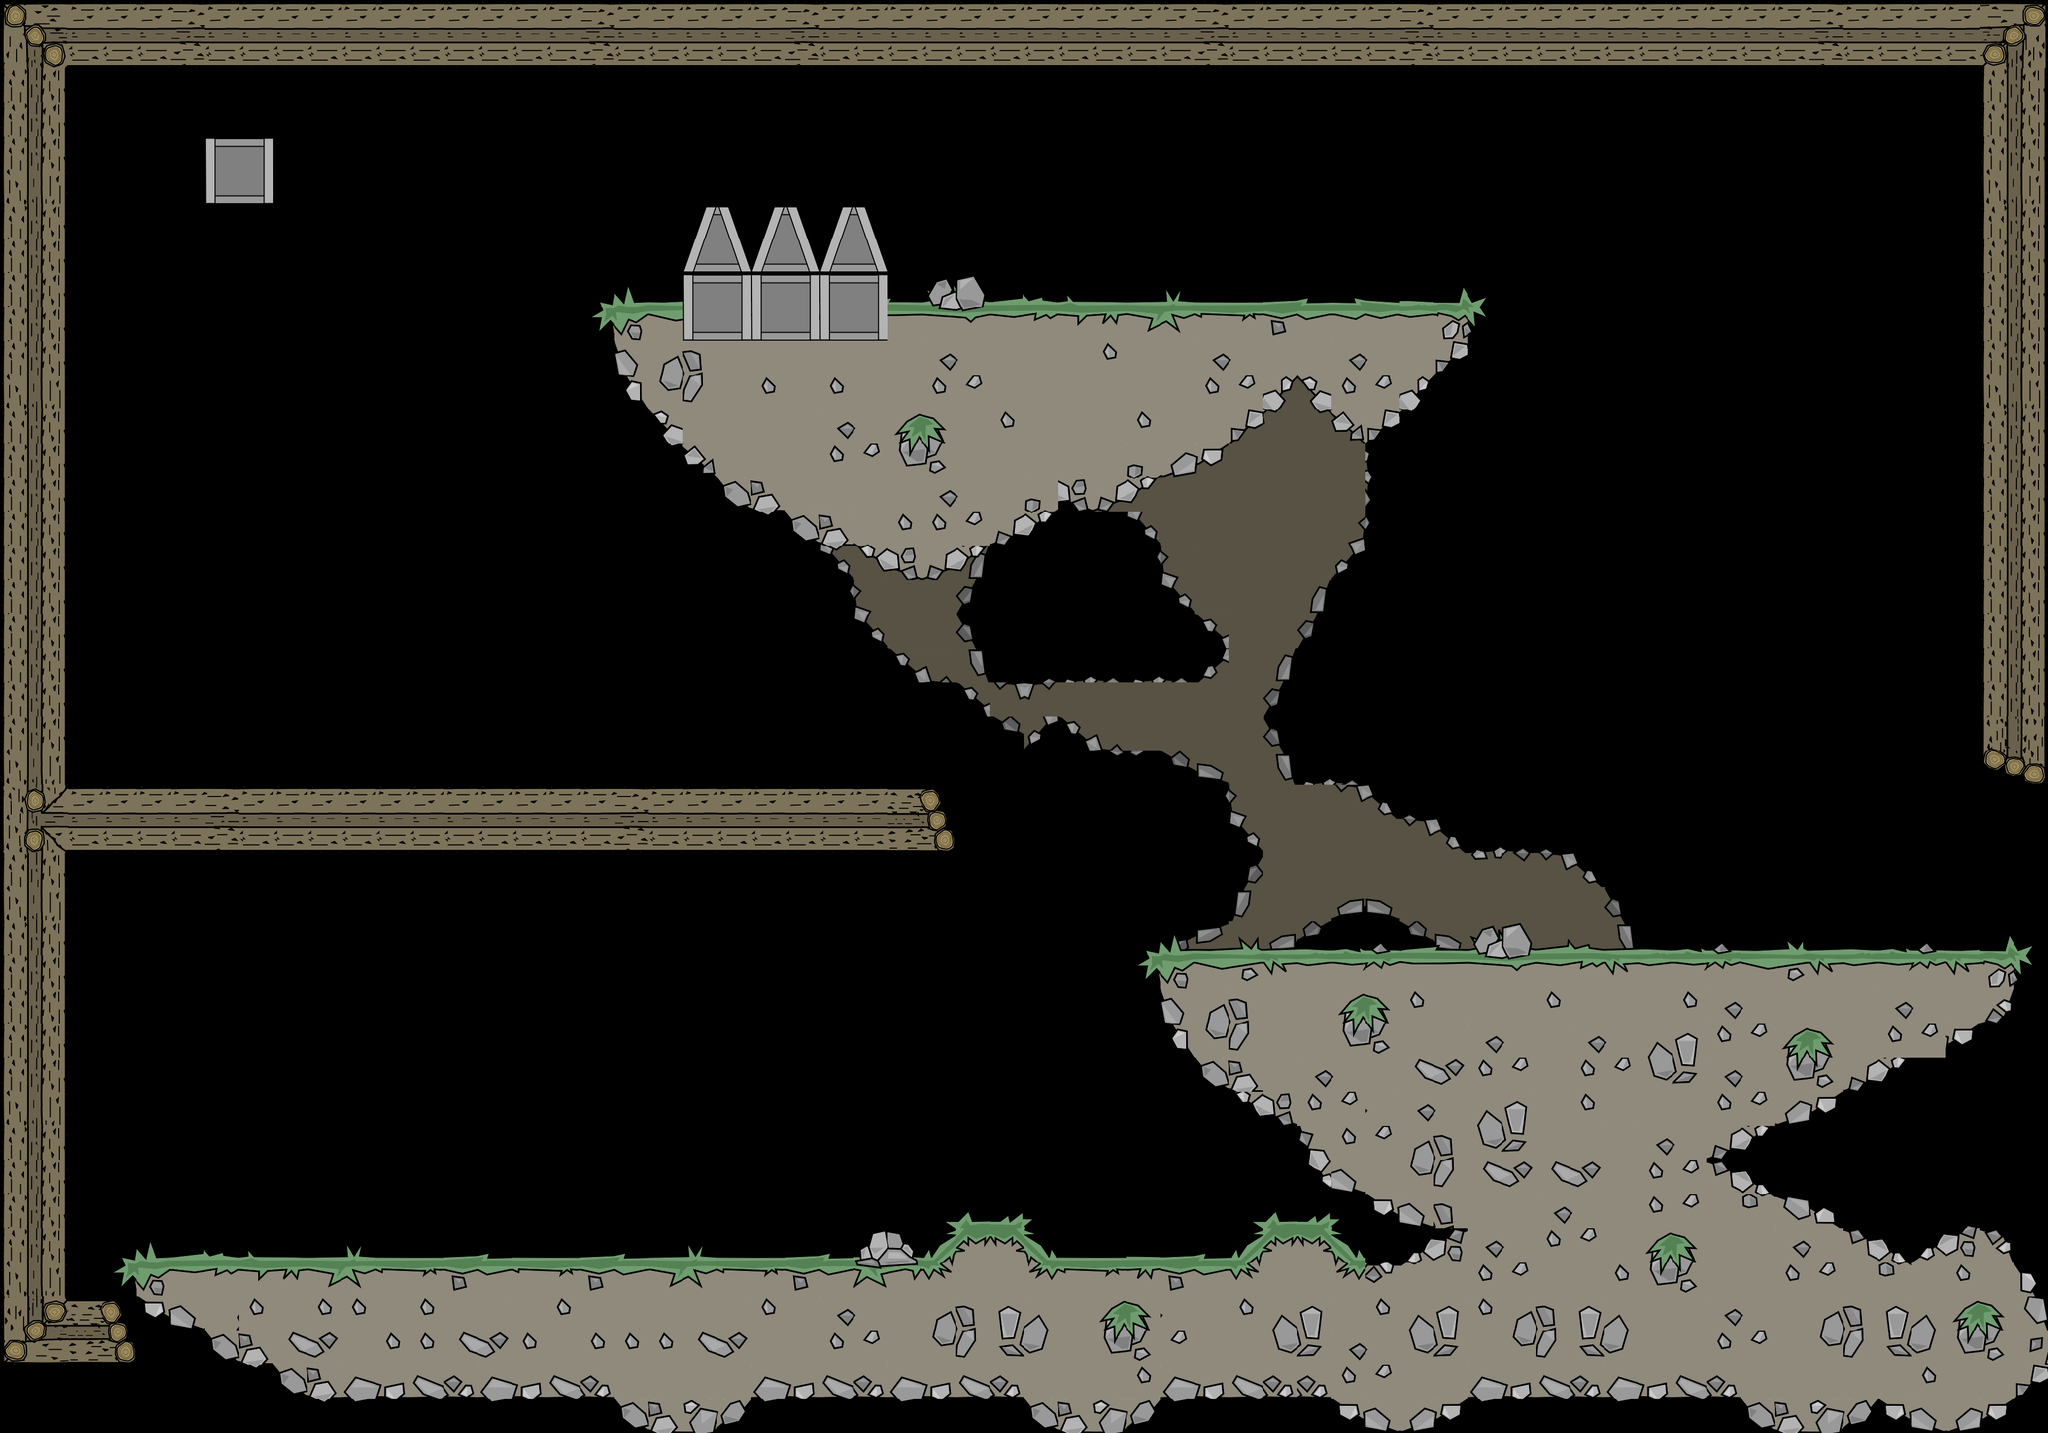

This is a level from a 2D game, rendered from its Tiled map with the project's own tilesets. A one-line summary and the map file follow, with tile-layer data summarised:
An orthogonal 60x42 tile map with 64x64 px tiles, 3 tile layers (Layer 3, Layer 1, Layer 6), 2 tilesets and 550 objects (542x collidable, Player, spawnPlayer1, spawnEnemy1, spawnEnemy2, ...).

<map version="1.2" orientation="orthogonal" renderorder="right-down" width="60" height="42" tilewidth="64" tileheight="64" nextobjectid="574">
  <properties>
    <property name="sw1" value="155" />
    <property name="sw2" value="123" />
    <property name="sw3" value="181" />
    <property name="sw4" value="397" />
    <property name="sw5" value="398" />
    <property name="sw6" value="373" />
  </properties>
  <tileset firstgid="1" name="tile64_new" margin="2" spacing="2" columns="30" tilecount="900" tileheight="64" tilewidth="64">
    <image source="tile64_new.png" width="1984" height="1984" />
    <tile id="869" />
    <tile id="839">
      <properties>
        <property name="collidable" type="boolean" value="true" />
        <property name="collidable" value="true" />
      </properties>
    </tile>
    <tile id="809" />
    <tile id="838" />
  </tileset>
  <tileset firstgid="901" name="tile64_new-1" columns="2" tilecount="2" tileheight="64" tilewidth="64">
    <image source="tile64_new-1.png" width="150" height="127" />
  </tileset>
  <layer name="Layer 3" width="60" height="42">
    <data>[2520 cells, 180 non-empty, 45 distinct tile ids]</data>
  </layer>
  <layer name="Layer 1" width="60" height="42">
    <data>[2520 cells, 1002 non-empty, 200 distinct tile ids]</data>
  </layer>
  <objectgroup name="Layer 2">
    <object name="Player" type="" id="1" x="576" y="192" width="64" height="64" />
    <object name="spawnPlayer1" type="" id="3" x="2112" y="192" width="64" height="64" />
    <object name="spawnEnemy1" type="" id="4" x="576" y="832" width="64" height="64" />
    <object name="spawnEnemy2" type="" id="5" x="2496" y="1408" width="64" height="64" />
    <object name="spawnEnemy3" type="" id="6" x="3392" y="768" width="64" height="64" />
    <object name="spawnEnemy4" type="" id="7" x="576" y="1792" width="64" height="64" />
  </objectgroup>
  <objectgroup name="Collide ">
    <!-- 544 objects omitted --></objectgroup>
  <layer name="Layer 6" width="60" height="42">
    <data>[2520 cells, 24 non-empty, 8 distinct tile ids]</data>
  </layer>
</map>
<!-- 544 of 550 objects omitted -->
